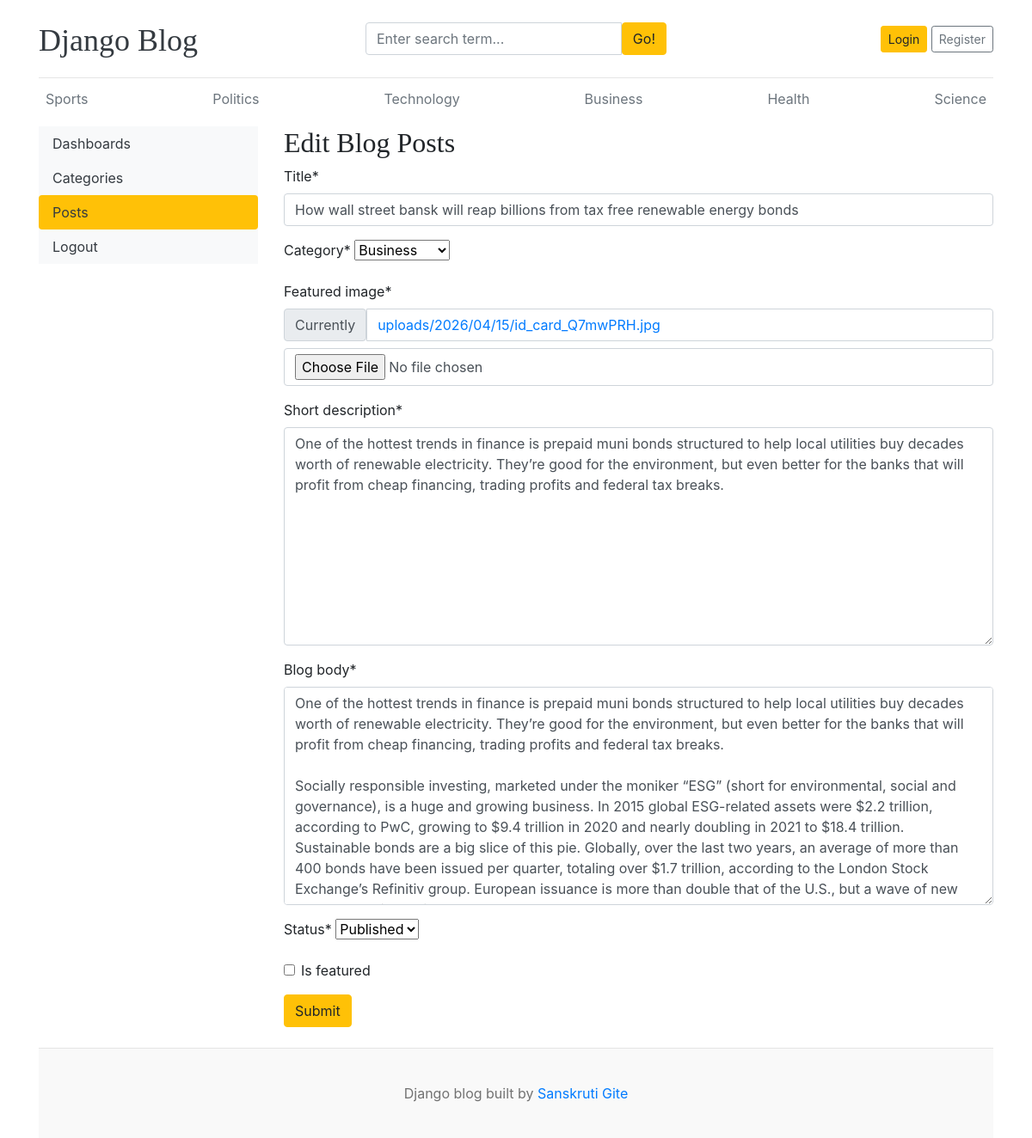
Page /dashboard/posts/edit/5/ on the earlier database version.
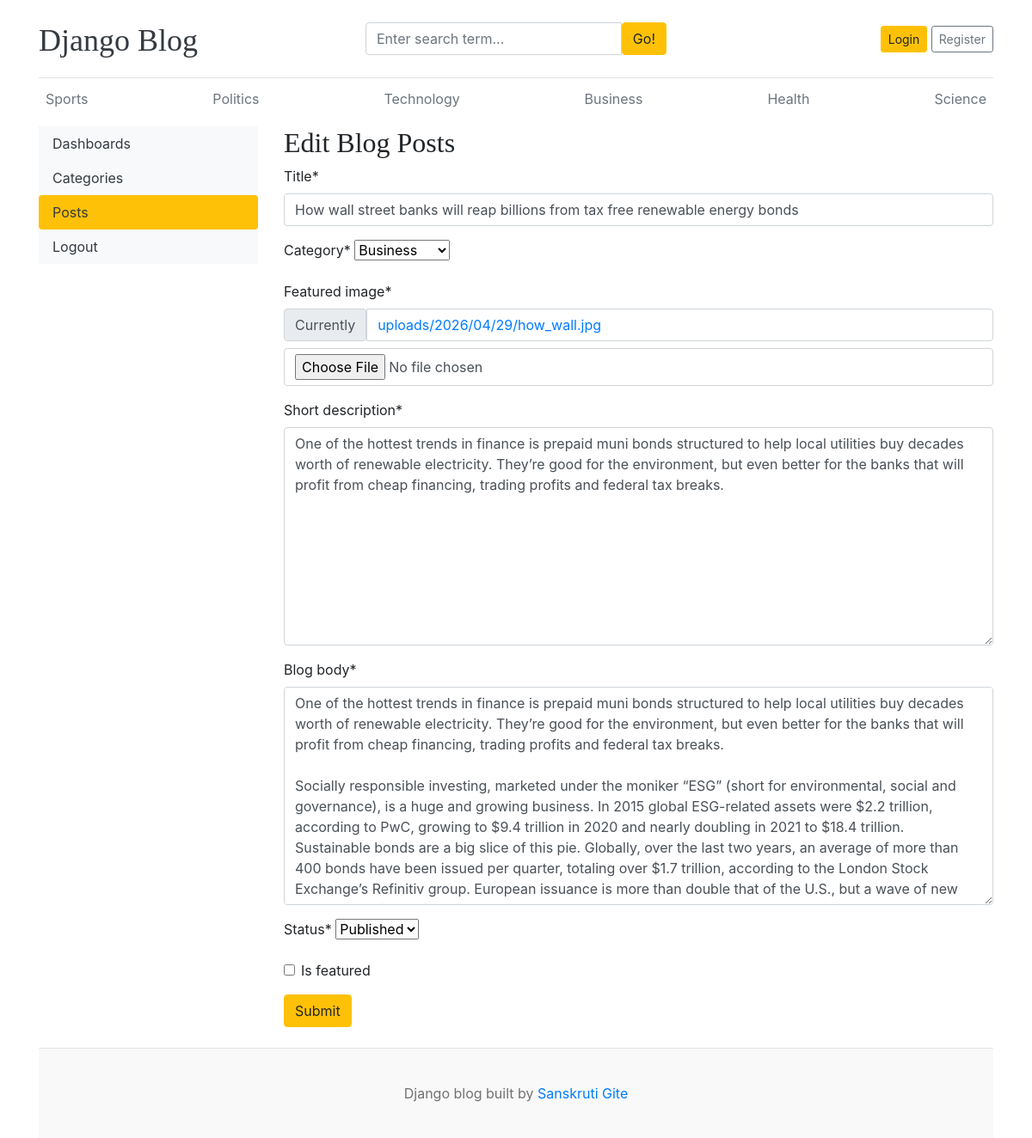
Same page on the later database version.
### blogs/models.py (models this page shows, shortened)
class Blog(models.Model):
    title=models.CharField(max_length=100)
    slug=models.SlugField(max_length=150,unique=True,blank=True)
    category=models.ForeignKey(Category, on_delete=models.CASCADE)
    author=models.ForeignKey(User,on_delete=models.CASCADE)
    featured_image=models.ImageField(upload_to='uploads/%Y/%m/%d')
    short_description=models.TextField(max_length=500)
    blog_body=models.TextField(max_length=2000)
    status=models.CharField(max_length=20,choices=STATUS_CHOICES,default="Draft")
    is_featured=models.BooleanField(default=False)
    created_at=models.DateTimeField(auto_now_add=True)
    updated_at=models.DateTimeField(auto_now=True)

### dashboards/views.py (the view, shortened to what this page needs)
# urls.py: path('posts/edit/<int:pk>/', views.edit_post, name = 'edit_post'),
def edit_post(request,pk):
    post=get_object_or_404(Blog,pk=pk)
    form = BlogPostForm(instance=post)
    context={
        'form':form,
        'post':post
    }
    return render(request,'dashboard/edit_post.html',context)

### dashboards/forms.py
class BlogPostForm(forms.ModelForm):
    class Meta:
        model=Blog
        fields=('title','category','featured_image','short_description','blog_body','status','is_featured')

### blogs/context_processors.py (called while the page is built)
def get_categories(request):
    categories=Category.objects.all()
    return dict(categories=categories)

def get_social_links(request):
    social_links =SocialLink.objects.all()
    return dict(social_links=social_links)

### blogs/models.py (called while the page is built)
    def __str__(self):
        return self.category_name

### templates/dashboard/edit_post.html (shortened to what this page needs)
{% extends 'base.html' %}
{% block content %}
{% load crispy_forms_tags %}
<div class="row">
    {% include 'dashboard/sidebar.html' %}
    <div class="col-md-9">
        <h2>Edit Blog Posts </h2>
        <form action="{% url 'edit_post' post.id %}" method="POST" enctype="multipart/form-data">
            {{form|crispy}}
            <button type="submit" class="btn btn-warning">Submit</button>
        </form>
        <br>
    </div>
</div>
{% endblock%}

Differences in the rows shown:
changed Blog "Business": title "How wall street bansk will reap billions from tax free renewable energy bonds" → "How wall street banks will reap billions from tax free renewable energy bonds"
Other differences:
text no longer shown: "Title * Category * Featured image * Currently uploads/2026/04/15/id_card_Q7mwPRH.jpg Short description * Blog body * Status * Is featured"
text now shown: "Title * Category * Featured image * Currently uploads/2026/04/29/how_wall.jpg Short description * Blog body * Status * Is featured"
